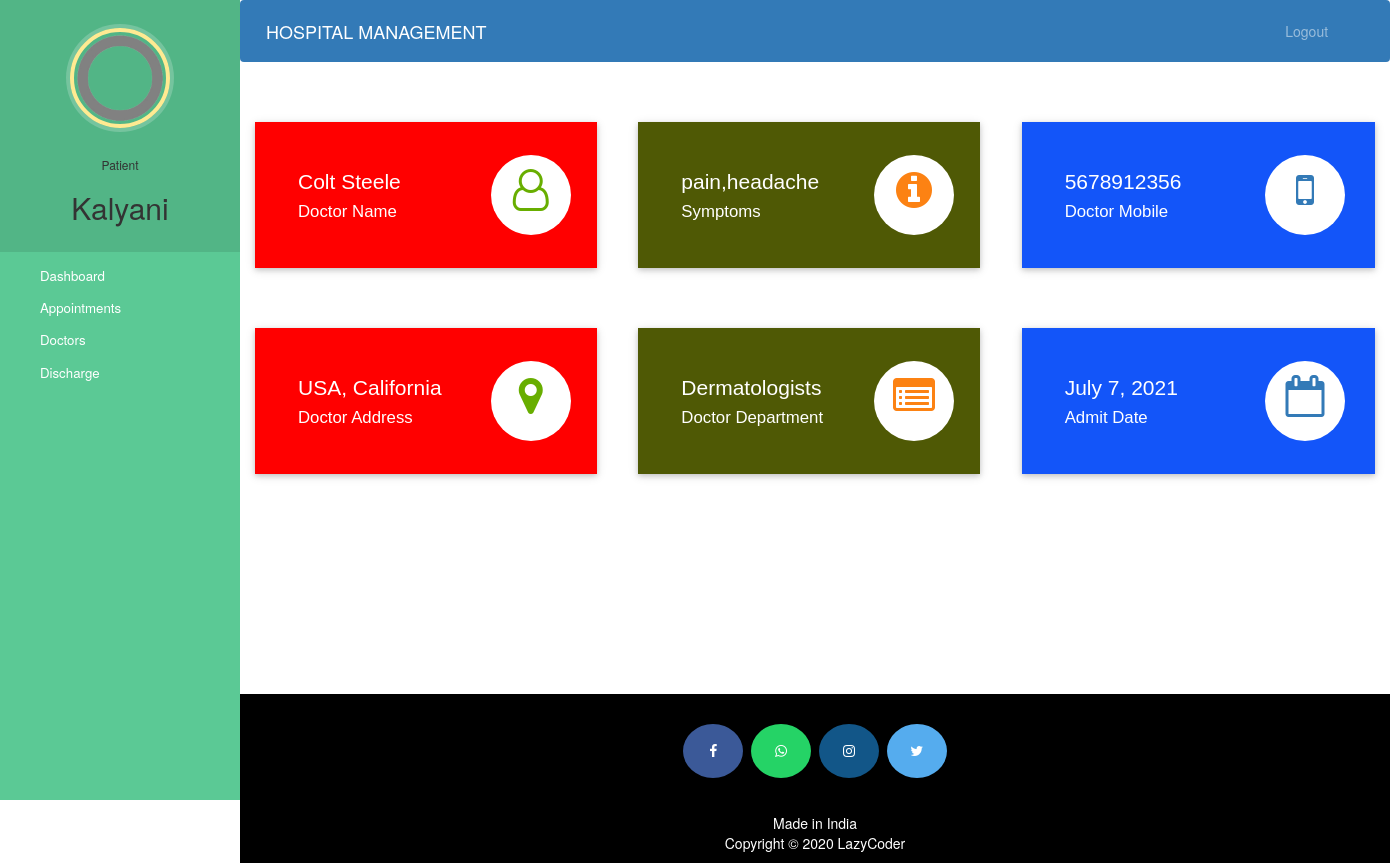
Screenshot of /patient-dashboard (signed in) with the database file from the repository.
### hospital/models.py (models this page shows, shortened)
class Patient(models.Model):
    user=models.OneToOneField(User,on_delete=models.CASCADE)
    profile_pic= models.ImageField(upload_to='profile_pic/PatientProfilePic/',null=True,blank=True)
    address = models.CharField(max_length=40)
    mobile = models.CharField(max_length=20,null=False)
    symptoms = models.CharField(max_length=100,null=False)
    assignedDoctorId = models.PositiveIntegerField(null=True)
    admitDate=models.DateField(auto_now=True)
    status=models.BooleanField(default=False)

class Doctor(models.Model):
    user=models.OneToOneField(User,on_delete=models.CASCADE)
    profile_pic= models.ImageField(upload_to='profile_pic/DoctorProfilePic/',null=True,blank=True)
    address = models.CharField(max_length=40)
    mobile = models.CharField(max_length=20,null=True)
    department= models.CharField(max_length=50,choices=departments,default='Cardiologist')
    status=models.BooleanField(default=False)
    @property
    def get_name(self):
        return self.user.first_name+" "+self.user.last_name

### hospital/views.py (the view)
# urls.py: path('patient-dashboard', views.patient_dashboard_view,name='patient-dashboard'),
@login_required(login_url='patientlogin')
@user_passes_test(is_patient)
def patient_dashboard_view(request):
    patient=models.Patient.objects.get(user_id=request.user.id)
    doctor=models.Doctor.objects.get(user_id=patient.assignedDoctorId)
    mydict={
    'patient':patient,
    'doctorName':doctor.get_name,
    'doctorMobile':doctor.mobile,
    'doctorAddress':doctor.address,
    'symptoms':patient.symptoms,
    'doctorDepartment':doctor.department,
    'admitDate':patient.admitDate,
    }
    return render(request,'hospital/patient_dashboard.html',context=mydict)

### hospital/views.py (called while the page is built)
def is_patient(user):
    return user.groups.filter(name='PATIENT').exists()

### templates/hospital/patient_dashboard.html
{% extends 'hospital/patient_base.html' %}
{% load static %}
{% block content %}
{%include 'hospital/patient_dashboard_cards.html'%}
<br><br><br><br>
{% endblock content %}

### templates/hospital/patient_base.html (shortened to what this page needs)
<!DOCTYPE html>
{% load static %}
<html lang="en">
<head>
  <link rel="stylesheet" href="https://stackpath.bootstrapcdn.com/bootstrap/4.3.1/css/bootstrap.min.css">
  <link rel="stylesheet" href="https://maxcdn.bootstrapcdn.com/font-awesome/4.7.0/css/font-awesome.min.css">
</head>
<body>
  <nav class="menu" tabindex="0">
    <header class="avatar">
      <img src="{% static patient.profile_pic.url %}" alt="Profile Pic" />
      <br><br>
      <h6>Patient</h6>
      <h2>{{request.user.first_name}}</h2>
    </header>
    <ul>
      <li tabindex="0" class="icon-dashboard"> <a style="color:white; text-decoration:none;" href="/patient-dashboard"><span>Dashboard</span></a> </li>
      <li tabindex="0" class="icon-calendar"> <a style="color:white; text-decoration:none;" href="/patient-appointment"><span>Appointments</span></a></li>
      <li tabindex="0" class="icon-users"> <a style="color:white; text-decoration:none;" href="/patient-view-doctor"><span>Doctors</span></a></li>
      <li tabindex="0" class="icon-users"> <a style="color:white; text-decoration:none;" href="/patient-discharge"><span>Discharge</span></a></li>
    </ul>
  </nav>
  <main>
    <div class="bs-example">
      <nav class="navbar navbar-expand-md  navbar-dark fixed-top" style="background:#337AB7;">
        <a href="/patient-dashboard" class="navbar-brand">HOSPITAL MANAGEMENT</a>
        <div class="collapse navbar-collapse justify-content-between" id="navbarCollapse">
          <div class="navbar-nav" style=" margin-left: 90%;">
            <a href="/logout" class="nav-item nav-link">Logout</a>
          </div>
        </div>
      </nav>
    </div>
    <br><br>
    {% block content %}
    {% endblock content %}
    <br><br><br><br><br><br><br>
    <footer>
      <p>
        <a id="ftr" href="https://facebook.com/sumit.luv/" class="fa fa-facebook"></a>
        <a id="ftr" href="https://api.whatsapp.com/send?phone=919572181024&text=Hello%20Sumit.%0d%0aHow%20are%20you%20%3f%0d%0aI%20came%20from%20your%20website.&source=&data=#" class="fa fa-whatsapp"></a>
        <a id="ftr" href="https://instagram.com/sumit.luv" class="fa fa-instagram"></a>
        <a id="ftr" href="https://twitter.com/sumitkumar1503" class="fa fa-twitter"></a>
      </p>
      <br>
      <div class="container">
        <div class="row">
          <div class="col-md-12 col-sm-12">
            <div style="color:#ffffff;" class="wow fadeInUp footer-copyright">
              <p>Made in India <br>
                Copyright &copy; 2020 LazyCoder </p>
            </div>
          </div>
        </div>
      </div>
    </footer>
  </main>
</body>
</html>

### templates/hospital/patient_dashboard_cards.html (shortened to what this page needs)
<!DOCTYPE html>
<html lang="en" dir="ltr">
<head>
  <link rel="stylesheet" href="https://maxcdn.bootstrapcdn.com/bootstrap/3.4.1/css/bootstrap.min.css">
  <link rel="stylesheet" href="https://cdnjs.cloudflare.com/ajax/libs/font-awesome/4.7.0/css/font-awesome.min.css">
</head>
<body>
  <div class="market-updates">
    <div class="col-md-4 market-update-gd">
      <div class="market-update-block clr-block-1">
        <div class="col-md-8 market-update-left">
          <h3>{{doctorName}}</h3>
          <h4>Doctor Name</h4>
        </div>
        <div class="col-md-4 market-update-right">
          <i class="fa fa-user-o"> </i>
        </div>
        <div class="clearfix"> </div>
      </div>
    </div>
    <div class="col-md-4 market-update-gd">
      <div class="market-update-block clr-block-2">
        <div class="col-md-8 market-update-left">
          <h3>{{symptoms}}</h3>
          <h4>Symptoms</h4>
        </div>
        <div class="col-md-4 market-update-right">
          <i class="fa fa-info-circle"></i>
        </div>
        <div class="clearfix"> </div>
      </div>
    </div>
    <div class="col-md-4 market-update-gd">
      <div class="market-update-block clr-block-3">
        <div class="col-md-8 market-update-left">
          <h3>{{doctorMobile}}</h3>
          <h4>Doctor Mobile</h4>
        </div>
        <div class="col-md-4 market-update-right">
          <i class="fa fa-mobile" aria-hidden="true"></i>
        </div>
        <div class="clearfix"> </div>
      </div>
    </div>
  </div>
  <br><br><br>
  <div class="market-updates">
    <div class="col-md-4 market-update-gd">
      <div class="market-update-block clr-block-1">
        <div class="col-md-8 market-update-left">
          <h3>{{doctorAddress}}</h3>
          <h4>Doctor Address</h4>
        </div>
        <div class="col-md-4 market-update-right">
          <i class="fa fa-map-marker"> </i>
        </div>
        <div class="clearfix"> </div>
      </div>
    </div>
    <div class="col-md-4 market-update-gd">
      <div class="market-update-block clr-block-2">
        <div class="col-md-8 market-update-left">
          <h3>{{doctorDepartment}}</h3>
          <h4>Doctor Department</h4>
        </div>
        <div class="col-md-4 market-update-right">
          <i class="fa fa-list-alt"></i>
        </div>
        <div class="clearfix"> </div>
      </div>
    </div>
    <div class="col-md-4 market-update-gd">
      <div class="market-update-block clr-block-3">
        <div class="col-md-8 market-update-left">
          <h3>{{admitDate}}</h3>
          <h4>Admit Date</h4>
        </div>
        <div class="col-md-4 market-update-right">
          <i class="fa fa-calendar-o" aria-hidden="true"></i>
        </div>
        <div class="clearfix"> </div>
      </div>
    </div>
  </div>
</body>
</html>

### templates/hospital/patient_base.html (style rules this page uses)
a:link { text-decoration: none; }
a { color: white; }
footer { padding: 0px 0px 0px 0px; background-color: black; margin: 0px; }
#ftr { padding: 20px; }
.fa { font-size: 23px; width: 60px; text-align: center; text-decoration: none; margin: 5px 2px; border-radius: 50%; }
.fa-facebook { background: #3B5998; color: white; margin-top: 30px; }
.fa-whatsapp { background: #25d366; color: white; }
.fa-twitter { background: #55ACEE; color: white; }
.fa-instagram { background: #125688; color: white; }
p { text-align: center; }
body { padding-left: 240px; }
main { position: relative; height: 100vh; }
.menu { background: #5bc995; height: 100vh; width: 240px; position: fixed; top: 0px; left: 0; z-index: 5; outline: none; }
.menu .avatar { background: rgba(0, 0, 0, 0.1); padding: 2em 0.5em; text-align: center; }
.menu .avatar img { width: 100px; border-radius: 50%; overflow: hidden; border: 4px solid #ffea92; box-shadow: 0 0 0 4px rgba(255, 255, 255, 0.2); }
.menu .avatar h2 { font-weight: normal; margin-bottom: 0; }
.menu ul { list-style: none; padding: 0.5em 0; margin: 0; }
.menu ul li { padding: 0.5em 1em 0.5em 3em; font-size: 0.95em; font-weight: regular; background-repeat: no-repeat; background-position: left 15px center; background-size: auto 20px; transition: all 0.15s linear; cursor: pointer; }
.menu ul li.icon-dashboard { background-image: url("http://www.entypo.com/images//gauge.svg"); }
.menu ul li.icon-users { background-image: url("http://www.entypo.com/images//users.svg"); }
.menu ul li.icon-calendar { background-image: url("http://www.entypo.com/images//calendar.svg"); }

### templates/hospital/patient_dashboard_cards.html (style rules this page uses)
.market-update-block { padding: 2em 2em; background: #999; }
.market-update-block h3 { color: #fff; font-size: 1.5em; font-family: 'Carrois Gothic', sans-serif; }
.market-update-block h4 { font-size: 1.2em; color: #fff; margin: 0.3em 0em; font-family: 'Carrois Gothic', sans-serif; }
.market-update-block.clr-block-1 { background: #ff0000; margin-right: 0.8em; box-shadow: 0 2px 5px 0 rgba(0, 0, 0, 0.16), 0 2px 10px 0 rgba(0, 0, 0, 0.12); transition: 0.5s all; -webkit-transition: 0.5s all; -moz-transition: 0.5s all; -o-transition: 0.5s all; }
.market-update-block.clr-block-2 { background: #4f5905; margin-right: 0.8em; box-shadow: 0 2px 5px 0 rgba(0, 0, 0, 0.16), 0 2px 10px 0 rgba(0, 0, 0, 0.12); transition: 0.5s all; -webkit-transition: 0.5s all; -moz-transition: 0.5s all; -o-transition: 0.5s all; }
.market-update-block.clr-block-3 { background: #1355f9; box-shadow: 0 2px 5px 0 rgba(0, 0, 0, 0.16), 0 2px 10px 0 rgba(0, 0, 0, 0.12); transition: 0.5s all; -webkit-transition: 0.5s all; -moz-transition: 0.5s all; -o-transition: 0.5s all; }
.market-update-right i.fa.fa-user-o, i.fa.fa-map-marker { font-size: 3em; color: #68AE00; width: 80px; height: 80px; background: #fff; text-align: center; border-radius: 49px; -webkit-border-radius: 49px; -moz-border-radius: 49px; -o-border-radius: 49px; line-height: 1.7em; }
.market-update-right i.fa.fa-info-circle, i.fa.fa-list-alt { font-size: 3em; color: #FC8213; width: 80px; height: 80px; background: #fff; text-align: center; border-radius: 49px; -webkit-border-radius: 49px; -moz-border-radius: 49px; -o-border-radius: 49px; line-height: 1.7em; }
.market-update-right i.fa.fa-mobile, i.fa.fa-calendar-o { font-size: 3em; color: #337AB7; width: 80px; height: 80px; background: #fff; text-align: center; border-radius: 49px; -webkit-border-radius: 49px; -moz-border-radius: 49px; -o-border-radius: 49px; line-height: 1.7em; }
.market-update-left { padding: 0px; }

### rows the page displays
Patient: profile_pic (picture), symptoms "pain,headache", admitDate "July 7, 2021"
Doctor: mobile "5678912356", address "USA, California", department "Dermatologists"

### other values shown
{{ request.user.first_name }} "Kalyani"
{{ doctorName }} "Colt Steele"
